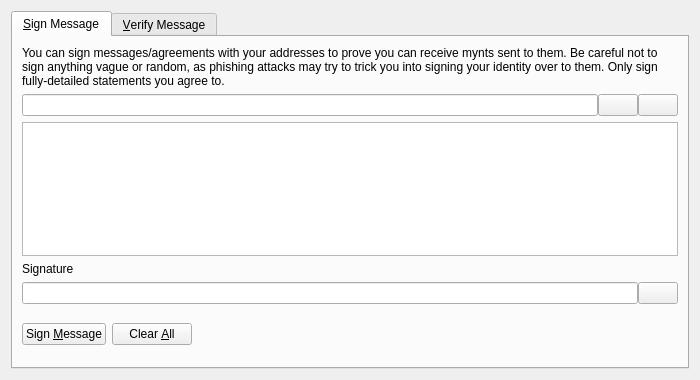
<?xml version="1.0" encoding="UTF-8"?>
<ui version="4.0">
 <class>SignVerifyMessageDialog</class>
 <widget class="QDialog" name="SignVerifyMessageDialog">
  <property name="geometry">
   <rect>
    <x>0</x>
    <y>0</y>
    <width>700</width>
    <height>380</height>
   </rect>
  </property>
  <property name="windowTitle">
   <string>Signatures - Sign / Verify a Message</string>
  </property>
  <property name="modal">
   <bool>true</bool>
  </property>
  <layout class="QVBoxLayout" name="verticalLayout">
   <item>
    <widget class="QTabWidget" name="tabWidget">
     <property name="currentIndex">
      <number>0</number>
     </property>
     <widget class="QWidget" name="tabSignMessage">
      <attribute name="title">
       <string>&amp;Sign Message</string>
      </attribute>
      <layout class="QVBoxLayout" name="verticalLayout_SM">
       <item>
        <widget class="QLabel" name="infoLabel_SM">
         <property name="text">
          <string>You can sign messages/agreements with your addresses to prove you can receive mynts sent to them. Be careful not to sign anything vague or random, as phishing attacks may try to trick you into signing your identity over to them. Only sign fully-detailed statements you agree to.</string>
         </property>
         <property name="textFormat">
          <enum>Qt::PlainText</enum>
         </property>
         <property name="wordWrap">
          <bool>true</bool>
         </property>
        </widget>
       </item>
       <item>
        <layout class="QHBoxLayout" name="horizontalLayout_1_SM">
         <property name="spacing">
          <number>0</number>
         </property>
         <item>
          <widget class="QValidatedLineEdit" name="addressIn_SM">
           <property name="toolTip">
            <string>The Mynt address to sign the message with</string>
           </property>
          </widget>
         </item>
         <item>
          <widget class="QPushButton" name="addressBookButton_SM">
           <property name="toolTip">
            <string>Choose previously used address</string>
           </property>
           <property name="text">
            <string/>
           </property>
           <property name="icon">
            <iconset resource="../bitcoin.qrc">
             <normaloff>:/icons/address-book</normaloff>:/icons/address-book</iconset>
           </property>
           <property name="shortcut">
            <string>Alt+A</string>
           </property>
           <property name="autoDefault">
            <bool>false</bool>
           </property>
          </widget>
         </item>
         <item>
          <widget class="QPushButton" name="pasteButton_SM">
           <property name="toolTip">
            <string>Paste address from clipboard</string>
           </property>
           <property name="text">
            <string/>
           </property>
           <property name="icon">
            <iconset resource="../bitcoin.qrc">
             <normaloff>:/icons/editpaste</normaloff>:/icons/editpaste</iconset>
           </property>
           <property name="shortcut">
            <string>Alt+P</string>
           </property>
           <property name="autoDefault">
            <bool>false</bool>
           </property>
          </widget>
         </item>
        </layout>
       </item>
       <item>
        <widget class="QPlainTextEdit" name="messageIn_SM">
         <property name="toolTip">
          <string>Enter the message you want to sign here</string>
         </property>
        </widget>
       </item>
       <item>
        <widget class="QLabel" name="signatureLabel_SM">
         <property name="text">
          <string>Signature</string>
         </property>
         <property name="textFormat">
          <enum>Qt::PlainText</enum>
         </property>
        </widget>
       </item>
       <item>
        <layout class="QHBoxLayout" name="horizontalLayout_2_SM">
         <property name="spacing">
          <number>0</number>
         </property>
         <item>
          <widget class="QLineEdit" name="signatureOut_SM">
           <property name="font">
            <font>
             <italic>true</italic>
            </font>
           </property>
           <property name="readOnly">
            <bool>true</bool>
           </property>
          </widget>
         </item>
         <item>
          <widget class="QPushButton" name="copySignatureButton_SM">
           <property name="toolTip">
            <string>Copy the current signature to the system clipboard</string>
           </property>
           <property name="text">
            <string/>
           </property>
           <property name="icon">
            <iconset resource="../bitcoin.qrc">
             <normaloff>:/icons/editcopy</normaloff>:/icons/editcopy</iconset>
           </property>
           <property name="autoDefault">
            <bool>false</bool>
           </property>
          </widget>
         </item>
        </layout>
       </item>
       <item>
        <layout class="QHBoxLayout" name="horizontalLayout_3_SM">
         <item>
          <widget class="QPushButton" name="signMessageButton_SM">
           <property name="toolTip">
            <string>Sign the message to prove you own this Mynt address</string>
           </property>
           <property name="text">
            <string>Sign &amp;Message</string>
           </property>
           <property name="icon">
            <iconset resource="../bitcoin.qrc">
             <normaloff>:/icons/edit</normaloff>:/icons/edit</iconset>
           </property>
           <property name="autoDefault">
            <bool>false</bool>
           </property>
          </widget>
         </item>
         <item>
          <widget class="QPushButton" name="clearButton_SM">
           <property name="toolTip">
            <string>Reset all sign message fields</string>
           </property>
           <property name="text">
            <string>Clear &amp;All</string>
           </property>
           <property name="icon">
            <iconset resource="../bitcoin.qrc">
             <normaloff>:/icons/remove</normaloff>:/icons/remove</iconset>
           </property>
           <property name="autoDefault">
            <bool>false</bool>
           </property>
          </widget>
         </item>
         <item>
          <spacer name="horizontalSpacer_1_SM">
           <property name="orientation">
            <enum>Qt::Horizontal</enum>
           </property>
           <property name="sizeHint" stdset="0">
            <size>
             <width>40</width>
             <height>48</height>
            </size>
           </property>
          </spacer>
         </item>
         <item>
          <widget class="QLabel" name="statusLabel_SM">
           <property name="font">
            <font>
             <weight>75</weight>
             <bold>true</bold>
            </font>
           </property>
           <property name="text">
            <string/>
           </property>
           <property name="wordWrap">
            <bool>true</bool>
           </property>
          </widget>
         </item>
         <item>
          <spacer name="horizontalSpacer_2_SM">
           <property name="orientation">
            <enum>Qt::Horizontal</enum>
           </property>
           <property name="sizeHint" stdset="0">
            <size>
             <width>40</width>
             <height>48</height>
            </size>
           </property>
          </spacer>
         </item>
        </layout>
       </item>
      </layout>
     </widget>
     <widget class="QWidget" name="tabVerifyMessage">
      <attribute name="title">
       <string>&amp;Verify Message</string>
      </attribute>
      <layout class="QVBoxLayout" name="verticalLayout_VM">
       <item>
        <widget class="QLabel" name="infoLabel_VM">
         <property name="text">
          <string>Enter the receiver's address, message (ensure you copy line breaks, spaces, tabs, etc. exactly) and signature below to verify the message. Be careful not to read more into the signature than what is in the signed message itself, to avoid being tricked by a man-in-the-middle attack. Note that this only proves the signing party receives with the address, it cannot prove sendership of any transaction!</string>
         </property>
         <property name="textFormat">
          <enum>Qt::PlainText</enum>
         </property>
         <property name="alignment">
          <set>Qt::AlignLeading|Qt::AlignLeft|Qt::AlignTop</set>
         </property>
         <property name="scaledContents">
          <bool>true</bool>
         </property>
         <property name="wordWrap">
          <bool>true</bool>
         </property>
        </widget>
       </item>
       <item>
        <layout class="QHBoxLayout" name="horizontalLayout_1_VM">
         <property name="spacing">
          <number>0</number>
         </property>
         <item>
          <widget class="QValidatedLineEdit" name="addressIn_VM">
           <property name="toolTip">
            <string>The Mynt address the message was signed with</string>
           </property>
          </widget>
         </item>
         <item>
          <widget class="QPushButton" name="addressBookButton_VM">
           <property name="toolTip">
            <string>Choose previously used address</string>
           </property>
           <property name="text">
            <string/>
           </property>
           <property name="icon">
            <iconset resource="../bitcoin.qrc">
             <normaloff>:/icons/address-book</normaloff>:/icons/address-book</iconset>
           </property>
           <property name="shortcut">
            <string>Alt+A</string>
           </property>
           <property name="autoDefault">
            <bool>false</bool>
           </property>
          </widget>
         </item>
        </layout>
       </item>
       <item>
        <widget class="QPlainTextEdit" name="messageIn_VM"/>
       </item>
       <item>
        <widget class="QValidatedLineEdit" name="signatureIn_VM"/>
       </item>
       <item>
        <layout class="QHBoxLayout" name="horizontalLayout_2_VM">
         <item>
          <widget class="QPushButton" name="verifyMessageButton_VM">
           <property name="toolTip">
            <string>Verify the message to ensure it was signed with the specified Mynt address</string>
           </property>
           <property name="text">
            <string>Verify &amp;Message</string>
           </property>
           <property name="icon">
            <iconset resource="../bitcoin.qrc">
             <normaloff>:/icons/transaction_0</normaloff>:/icons/transaction_0</iconset>
           </property>
           <property name="autoDefault">
            <bool>false</bool>
           </property>
          </widget>
         </item>
         <item>
          <widget class="QPushButton" name="clearButton_VM">
           <property name="toolTip">
            <string>Reset all verify message fields</string>
           </property>
           <property name="text">
            <string>Clear &amp;All</string>
           </property>
           <property name="icon">
            <iconset resource="../bitcoin.qrc">
             <normaloff>:/icons/remove</normaloff>:/icons/remove</iconset>
           </property>
           <property name="autoDefault">
            <bool>false</bool>
           </property>
          </widget>
         </item>
         <item>
          <spacer name="horizontalSpacer_1_VM">
           <property name="orientation">
            <enum>Qt::Horizontal</enum>
           </property>
           <property name="sizeHint" stdset="0">
            <size>
             <width>40</width>
             <height>48</height>
            </size>
           </property>
          </spacer>
         </item>
         <item>
          <widget class="QLabel" name="statusLabel_VM">
           <property name="font">
            <font>
             <weight>75</weight>
             <bold>true</bold>
            </font>
           </property>
           <property name="text">
            <string/>
           </property>
           <property name="wordWrap">
            <bool>true</bool>
           </property>
          </widget>
         </item>
         <item>
          <spacer name="horizontalSpacer_2_VM">
           <property name="orientation">
            <enum>Qt::Horizontal</enum>
           </property>
           <property name="sizeHint" stdset="0">
            <size>
             <width>40</width>
             <height>48</height>
            </size>
           </property>
          </spacer>
         </item>
        </layout>
       </item>
      </layout>
     </widget>
    </widget>
   </item>
  </layout>
 </widget>
 <customwidgets>
  <customwidget>
   <class>QValidatedLineEdit</class>
   <extends>QLineEdit</extends>
   <header>qt/qvalidatedlineedit.h</header>
  </customwidget>
 </customwidgets>
 <resources>
  <include location="../bitcoin.qrc"/>
 </resources>
 <connections/>
</ui>
